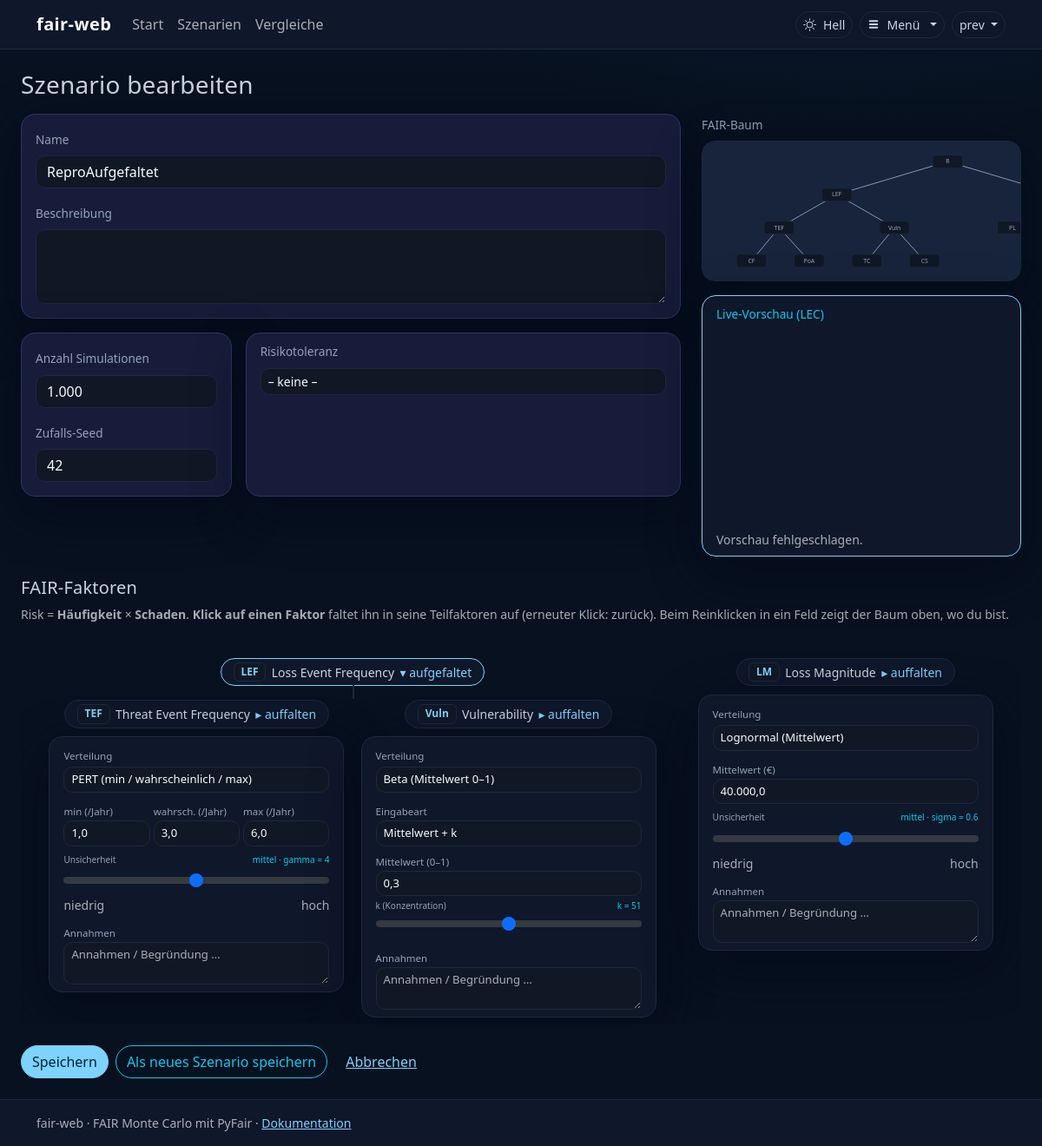
Page /szenarien/4/bearbeiten/ (signed in) on the committed database.
### apps/szenarien/models.py (models this page shows, shortened)
class Szenario(models.Model):
    name = models.CharField("Name", max_length=200)
    beschreibung = models.TextField("Beschreibung", blank=True)
    n_simulations = models.PositiveIntegerField("Anzahl Simulationen", default=10_000)
    random_seed = models.PositiveIntegerField("Zufalls-Seed", default=42)
    risikotoleranz = models.JSONField("Risikotoleranz", null=True, blank=True)
    erstellt_am = models.DateTimeField("Erstellt am", auto_now_add=True)
    geaendert_am = models.DateTimeField("Geändert am", auto_now=True)
    class Meta:
        verbose_name = "Szenario"
        verbose_name_plural = "Szenarien"
        ordering = ["-geaendert_am"]
    def schnitt_codes(self):
        return list(self.faktoren.values_list("faktor", flat=True))

class FaktorEingabe(models.Model):
    class Faktor(models.TextChoices):
        LEF = "LEF", "Loss Event Frequency (LEF)"
        TEF = "TEF", "Threat Event Frequency (TEF)"
        CF = "CF", "Contact Frequency (CF)"
        POA = "POA", "Probability of Action (PoA)"
        VULN = "VULN", "Vulnerability (Vuln)"
        TC = "TC", "Threat Capability (TC)"
        CS = "CS", "Control Strength (CS)"
        LM = "LM", "Loss Magnitude (LM)"
        PL = "PL", "Primary Loss (PL)"
        SL = "SL", "Secondary Loss (SL)"
        SLEF = "SLEF", "Secondary Loss Event Frequency (SLEF)"
        SLEM = "SLEM", "Secondary Loss Event Magnitude (SLEM)"
    class Verteilung(models.TextChoices):
        PERT = "pert", "PERT (min / wahrscheinlich / max)"
        NORMAL = "normal", "Normalverteilung (Mittelwert / Streuung)"
        CONSTANT = "constant", "Konstant (fester Wert)"
        POISSON = "poisson", "Poisson (λ Ereignisse pro Jahr)"
        BETA = "beta", "Beta (Mittelwert 0–1)"
        LOGNORMAL = "lognormal", "Lognormal (Mittelwert)"
    REQUIRED_PARAMS = {
        Verteilung.PERT: ("low", "mode", "high"),
        Verteilung.NORMAL: ("mean", "stdev"),
        Verteilung.CONSTANT: ("constant",),
        Verteilung.POISSON: ("lambda",),
        Verteilung.LOGNORMAL: ("mean",),
    }
    szenario = models.ForeignKey(
        Szenario,
        related_name="faktoren",
        on_delete=models.CASCADE,
        verbose_name="Szenario",
    )
    faktor = models.CharField("Faktor", max_length=10, choices=Faktor.choices)
    verteilung = models.CharField(
        "Verteilung",
        max_length=20,
        choices=Verteilung.choices,
        default=Verteilung.PERT,
    )
    params = models.JSONField("Parameter", default=dict)
    unsicherheit = models.PositiveSmallIntegerField(
        "Unsicherheit",
        default=UNSICHERHEIT_DEFAULT,
        validators=[MinValueValidator(UNSICHERHEIT_MIN), MaxValueValidator(UNSICHERHEIT_MAX)],
    )
    angreifertyp = models.CharField("Angreifertyp", max_length=120, blank=True)
    annahmen = models.TextField("Annahmen", blank=True)
    class Meta:
        verbose_name = "Faktor-Eingabe"
        verbose_name_plural = "Faktor-Eingaben"
        constraints = [
            models.UniqueConstraint(
                fields=["szenario", "faktor"],
                name="unique_faktor_pro_szenario",
            )
        ]
    def clean(self):
        """Prüft, dass ``params`` zur gewählten Verteilung passt."""
        params = self.params or {}
        required = self.REQUIRED_PARAMS.get(self.verteilung, ())
        fehlend = [key for key in required if key not in params]
        if fehlend:
            raise ValidationError(
                f"Verteilung „{self.verteilung}“ benötigt: {', '.join(fehlend)}."
            )
        if self.verteilung == self.Verteilung.PERT:
            low, mode, high = params["low"], params["mode"], params["high"]
            if not (low <= mode <= high):
                raise ValidationError(
                    "PERT erfordert die Reihenfolge low ≤ mode ≤ high."
                )
        if self.verteilung == self.Verteilung.BETA:
            if "low" in params:  # Konfidenzintervall
                fehlend = [k for k in ("low", "high", "confidence") if k not in params]
                if fehlend:
                    raise ValidationError(f"Beta-Konfidenzintervall benötigt: {', '.join(fehlend)}.")
                if not (params["low"] < params["high"]):
                    raise ValidationError("Beta-Konfidenzintervall: low muss kleiner als high sein.")
            else:  # Mittelwert + k
                fehlend = [k for k in ("mean", "k") if k not in params]
                if fehlend:
                    raise ValidationError(f"Beta benötigt: {', '.join(fehlend)}.")
        if self.faktor and fair_tree.ist_gebunden(self.faktor):
            for key, value in params.items():
                if key == "k":
                    continue
                if isinstance(value, (int, float)) and not (0.0 <= value <= 1.0):
                    raise ValidationError(
                        f"„{fair_tree.abbr(self.faktor)}“ ist eine Wahrscheinlichkeit – "
                        f"Werte müssen zwischen 0 und 1 liegen (war {key}={value})."
                    )

### apps/szenarien/views.py (the view)
# urls.py: path("<int:pk>/bearbeiten/", SzenarioUpdateView.as_view(), name="update"),
class SzenarioUpdateView(PermissionRequiredMixin, _SzenarioFormMixin, UpdateView):
    permission_required = "szenarien.change_szenario"
    raise_exception = True

### templates/szenarien/form.html (shortened to what this page needs)
{% extends "base.html" %}
{% block container_class %}container-fluid px-4{% endblock %}
{% block content %}
<h1 class="h3 mb-3">{% if object %}Szenario bearbeiten{% else %}Neues Szenario{% endif %}</h1>
<form method="post" novalidate id="szenario-form">
    <div class="row g-4 mb-4">
        <div class="col-xl-8 col-lg-12">
            <div class="card card-meta mb-3"><div class="card-body">
                <div class="mb-3">
                    <label class="form-label">Name</label>
                    {{ form.name }}{{ form.name.errors }}
                </div>
                <label class="form-label">Beschreibung</label>
                {{ form.beschreibung }}
            </div></div>
            <div class="row g-3">
                <div class="col-md-4">
                    <div class="card card-config h-100"><div class="card-body">
                        <div class="mb-3">
                            <label class="form-label">Anzahl Simulationen</label>
                            {{ form.n_simulations }}{{ form.n_simulations.errors }}
                        </div>
                        <label class="form-label">Zufalls-Seed</label>
                        {{ form.random_seed }}{{ form.random_seed.errors }}
                    </div></div>
                </div>
                <div class="col-md-8">
                    {% if konfig.risikotoleranz_global %}
                    <label class="form-label">Risikotoleranz</label>
                    <div class="card" style="border:1px solid var(--danger); background:rgba(239,68,68,0.10);"><div class="card-body py-2">
                        <p class="text-info small mb-2">Unternehmensweit vorgegeben (nur lesend).</p>
                        {% with rt=konfig.unternehmens_risikotoleranz %}
                        {% if rt %}
                            {% if rt.type == "constant" %}<p class="mb-0">Konstante Schwelle: <strong>{{ rt.value }} {{ waehrung_symbol }}</strong></p>
                            {% elif rt.type == "curve" %}<p class="mb-0">Kurve mit {{ rt.points|length }} Punkt(en)</p>
                            {% elif rt.type == "distribution" %}<p class="mb-0">Verteilung: <strong>{{ rt.distribution }}</strong></p>{% endif %}
                        {% else %}<p class="text-body-secondary mb-0">Keine definiert.</p>{% endif %}
                        {% endwith %}
                    </div></div>
                    {% else %}
                    {% include "szenarien/_risikotoleranz.html" %}
                    {% endif %}
                </div>
            </div>
        </div>
        <div class="col-xl-4 col-lg-12">
            <label class="form-label">FAIR-Baum</label>
            <div class="card"><div class="card-body py-2 svg-flaeche" style="overflow-x:auto;">
                <svg id="fair-svg" viewBox="0 0 900 250" style="width:100%; min-width:520px; height:auto;">
                    {% for e in svg_edges %}
                    <line x1="{{ e.x1 }}" y1="{{ e.y1 }}" x2="{{ e.x2 }}" y2="{{ e.y2 }}" class="svg-edge"/>
                    {% endfor %}
                    {% for n in svg_nodes %}
                    <g class="svg-node" data-code="{{ n.code }}">
                        <rect x="{{ n.x|add:'-30' }}" y="{{ n.y|add:'-13' }}" width="60" height="26" rx="6"/>
                        <text x="{{ n.x }}" y="{{ n.y|add:'4' }}" text-anchor="middle">{{ n.label }}</text>
                    </g>
                    {% endfor %}
                </svg>
            </div></div>
            <div class="card mt-3" style="border:1px solid var(--accent);"><div class="card-body py-2">
                <label class="form-label mb-1 text-info">Live-Vorschau (LEC)</label>
                <div id="lec-vorschau" style="height:230px;"></div>
                <div id="lec-vorschau-info" class="small text-body-secondary mt-1">Werte ändern → Kurve aktualisiert sich.</div>
            </div></div>
        </div>
    </div>
    <h2 class="h5">FAIR-Faktoren</h2>
    <p class="text-body-secondary small">
        Risk = <strong>Häufigkeit</strong> × <strong>Schaden</strong>.
        <strong>Klick auf einen Faktor</strong> faltet ihn in seine Teilfaktoren auf (erneuter Klick: zurück).
        Beim Reinklicken in ein Feld zeigt der Baum oben, wo du bist.
    </p>
    <div style="overflow-x:auto;">
        <div class="d-flex gap-5 justify-content-center align-items-start baum-roots py-2">
            {% include "szenarien/_baum_node.html" with node=baum_lef %}
            {% include "szenarien/_baum_node.html" with node=baum_lm %}
        </div>
    </div>
    <div class="mt-4 d-flex flex-wrap gap-2 align-items-center">
        <button type="submit" class="btn btn-primary">Speichern</button>
        {% if object and perms.szenarien.add_szenario %}
        <button type="submit" name="speichern_als_neu" value="1" class="btn btn-outline-info"
                title="Den aktuellen Stand als neues Szenario (neue ID) anlegen">Als neues Szenario speichern</button>
        {% endif %}
        <a class="btn btn-link" href="{% url 'szenarien:dashboard' %}">Abbrechen</a>
    </div>
</form>
{% endblock %}

### templates/base.html (shortened to what this page needs)
{% load static %}
<!doctype html>
<html lang="de" data-bs-theme="dark">
<head>
    <link href="https://cdn.jsdelivr.net/npm/bootstrap@5.3.3/dist/css/bootstrap.min.css" rel="stylesheet">
</head>
<body class="d-flex flex-column min-vh-100">
<nav class="navbar navbar-expand-lg bg-body-tertiary border-bottom">
    <div class="container">
        <a class="navbar-brand fw-semibold" href="{% url 'start' %}">fair-web</a>
        <div class="collapse navbar-collapse" id="mainNav">
            <ul class="navbar-nav me-auto">
                <li class="nav-item"><a class="nav-link" href="{% url 'start' %}">Start</a></li>
                <li class="nav-item"><a class="nav-link" href="{% url 'szenarien:dashboard' %}">Szenarien</a></li>
                <li class="nav-item"><a class="nav-link" href="{% url 'szenarien:vergleich_list' %}">Vergleiche</a></li>
            </ul>
            <button type="button" id="theme-toggle" class="btn btn-outline-secondary btn-sm d-flex align-items-center gap-2 me-2"
                    title="Hell/Dunkel umschalten">
                <span class="theme-label"></span>
            </button>
            {% if user.is_authenticated %}
            <div class="dropdown">
                <button class="btn btn-outline-secondary btn-sm dropdown-toggle d-flex align-items-center gap-2"
                        type="button" data-bs-toggle="dropdown" aria-expanded="false">
                    <svg width="14" height="14" viewBox="0 0 16 16" fill="currentColor" aria-hidden="true">
                        <rect x="2" y="2.6" width="12" height="2.2" rx="1"/>
                        <rect x="2" y="6.9" width="12" height="2.2" rx="1"/>
                        <rect x="2" y="11.2" width="12" height="2.2" rx="1"/>
                    </svg>
                    Menü
                </button>
            </div>
            {% endif %}
            {% if user.is_authenticated %}
            <div class="dropdown ms-2">
                <button class="btn btn-outline-secondary btn-sm dropdown-toggle" type="button" data-bs-toggle="dropdown" aria-expanded="false">
                    {{ user.first_name|default:user.get_username }}
                </button>
            </div>
            {% endif %}
        </div>
    </div>
</nav>
<main class="{% block container_class %}container-xxl{% endblock %} py-4 flex-grow-1">
    {% block content %}{% endblock %}
</main>
<footer class="bg-body-tertiary border-top py-3 mt-auto">
    <div class="container small text-body-secondary">
        fair-web &middot; FAIR Monte Carlo mit PyFair &middot;
        <a href="https://fair-web.readthedocs.io/de/latest/" target="_blank" rel="noopener">Dokumentation</a>
    </div>
</footer>
</body>
</html>

### templates/szenarien/_baum_node.html (shortened to what this page needs)
<div class="tree-node" data-code="{{ node.code }}" data-leaf="{{ node.ist_blatt|yesno:'true,false' }}">
    <div class="node-box{% if not node.ist_blatt %} clickable{% endif %}{% if node.modus == 'aufschluesseln' %} expanded{% endif %}">
        <span class="badge text-bg-light">{{ node.abbr }}</span>
        <span class="node-name small">{{ node.name }}</span>
        {% if not node.ist_blatt %}
            <span class="node-toggle small">{% if node.modus == 'aufschluesseln' %}▾ aufgefaltet{% else %}▸ auffalten{% endif %}</span>
        {% endif %}
    </div>
    <div class="node-input card"{% if not node.ist_blatt and node.modus == 'aufschluesseln' %} style="display:none"{% endif %}>
        <div class="card-body py-2">{% include "szenarien/_node_fields.html" with form=node.form code=node.code %}</div>
    </div>
    {% if node.children %}
    <div class="children-row{% if node.kinder_sind_blaetter %} gestapelt{% endif %}"{% if node.modus != 'aufschluesseln' %} style="display:none"{% endif %}>
        {% for child in node.children %}{% include "szenarien/_baum_node.html" with node=child %}{% endfor %}
    </div>
    {% endif %}
</div>

### templates/szenarien/_node_fields.html (shortened to what this page needs)
{% load l10n %}
<label class="form-label mb-1">Verteilung</label>
{{ form.verteilung }}
<div class="dist-params mt-2" data-dist="pert">
    <div class="row g-1">
        <div class="col"><label class="form-label mb-0 small">{{ form.low.label }}</label>{{ form.low }}</div>
        <div class="col"><label class="form-label mb-0 small">{{ form.mode.label }}</label>{{ form.mode }}</div>
        <div class="col"><label class="form-label mb-0 small">{{ form.high.label }}</label>{{ form.high }}</div>
    </div>
</div>
<div class="dist-params mt-2" data-dist="beta">
    <label class="form-label mb-0 small">Eingabeart</label>
    {{ form.beta_mode }}
    <div class="beta-sub mt-1" data-bm="mean_k">
        <label class="form-label mb-0 small">Mittelwert (0–1)</label>{{ form.beta_mean }}
        <label class="form-label d-flex justify-content-between mb-0 mt-1"><span class="small">k (Konzentration)</span><span class="small text-info beta-k-readout"></span></label>
        {{ form.beta_k }}
    </div>
</div>
<div class="dist-params mt-2" data-dist="lognormal">
    <label class="form-label mb-0 small">{{ form.ln_mean.label }}</label>{{ form.ln_mean }}
</div>
<div class="confidence-group mt-2">
    <label class="form-label d-flex justify-content-between mb-1">
        <span class="small">Unsicherheit</span>
        <span class="confidence-readout small text-info"></span>
    </label>
    {{ form.unsicherheit }}
    <div class="d-flex justify-content-between small text-body-secondary"><span>niedrig</span><span>hoch</span></div>
</div>
<div class="mt-2">
    <label class="form-label mb-0 small">Annahmen</label>
    {{ form.annahmen }}
</div>

### rows in the picture
Szenario: name "ReproAufgefaltet", n_simulations "1.000", random_seed "42"
FaktorEingabe: abbr "TEF", name "Threat Event Frequency", low.label "min (/Jahr)", low "1,0", mode.label "wahrsch. (/Jahr)", mode "3,0", high.label "max (/Jahr)", high "6,0"
FaktorEingabe: abbr "Vuln", name "Vulnerability", beta_mean "0,3"

### other values in the picture
{{ user.first_name|default:user.get_username }} "prev"
{{ n.label }} "R" "LEF" "TEF" "Vuln" "PL" "CF" "PoA" "TC" "CS"
{{ node.abbr }} "LEF LM"
{{ node.name }} "Loss Event Frequency Loss Magnitude"
